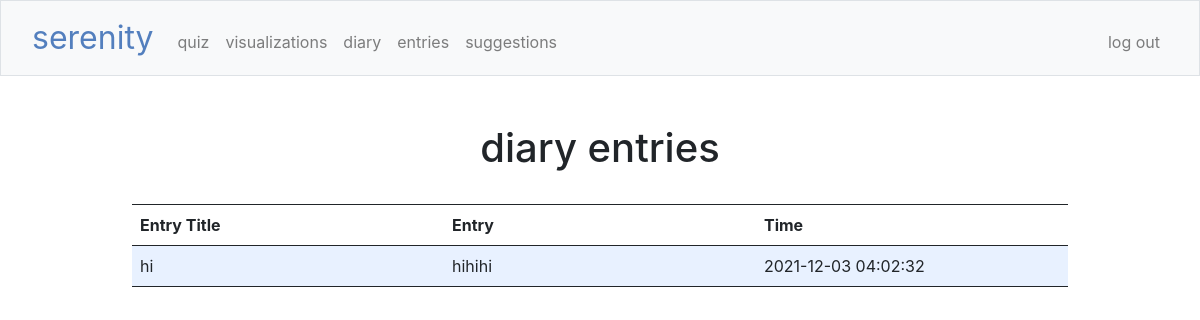
Before: /entries (signed in) with the older database file.
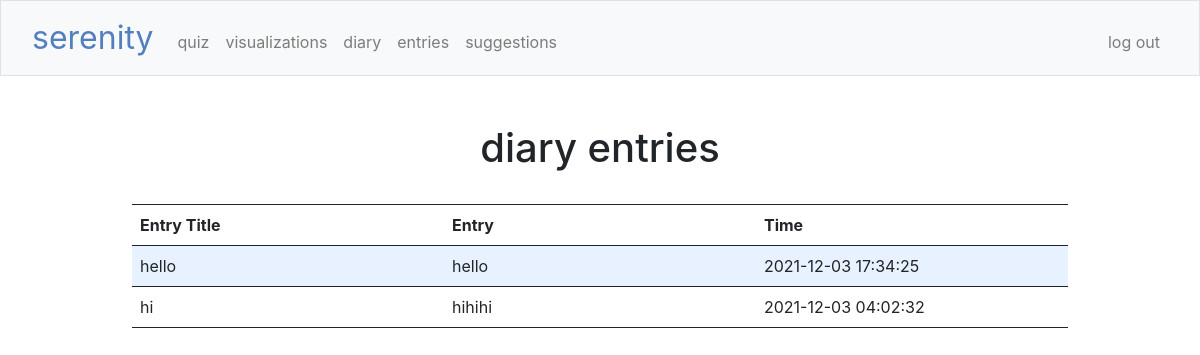
After: the same page with the newer database file.
### tables this page shows
CREATE TABLE 'diaryentries' (
    id INTEGER PRIMARY KEY AUTOINCREMENT,
    user_id INTEGER NOT NULL,'entrytitle' TEXT NOT NULL,
    entry TEXT NOT NULL,
    time TIMESTAMP DEFAULT CURRENT_TIMESTAMP,
    FOREIGN KEY(user_id) REFERENCES users(id)
);

### app.py (the view)
@app.route("/entries")
@login_required
def entries():
    entrieslog = db.execute(
        "SELECT entrytitle, entry, time FROM diaryentries WHERE user_id = ? ORDER BY time DESC", session["user_id"])
    return render_template("entries.html", entrieslog=entrieslog)

### app.py (called while the page is built)
@app.after_request
def after_request(response):
    response.headers["Cache-Control"] = "no-cache, no-store, must-revalidate"
    response.headers["Expires"] = 0
    response.headers["Pragma"] = "no-cache"
    return response

### helpers.py (called while the page is built)
def login_required(f):
    @wraps(f)
    def decorated_function(*args, **kwargs):
        if session.get("user_id") is None:
            return redirect("/login")
        return f(*args, **kwargs)
    return decorated_function

### templates/entries.html (shortened to what this page needs)
{% extends "layout.html" %}
{% block main %}
<!DOCTYPE html>
<html lang="en">
    <head>
        <link rel="stylesheet" href="https://cdn.jsdelivr.net/npm/bootstrap@4.5.3/dist/css/bootstrap.min.css"
>
        <link href="styles.css" rel="stylesheet">
    </head>
    <body>
        <header><h1 style="text-align:center">diary entries</h1></header>
        <br>
            <table>
                <thead>
                    <tr>
                        <th>Entry Title</th>
                        <th>Entry</th>
                        <th>Time</th>
                    </tr>
                </thead>
                <tbody>
                    {% for e in entrieslog %}
                        <tr>
                            <td>{{ e["entrytitle"] }}</td>
                            <td>{{ e["entry"] }}</td>
                            <td>{{ e["time"] }}</td>
                        </tr>
                    {% endfor %}
                </tbody>
            </table>
    </body>
</html>
{% endblock %}

Changed rows visible on the page:
added diaryentries: entrytitle "hello", entry "hello", time "2021-12-03 17:34:25"
